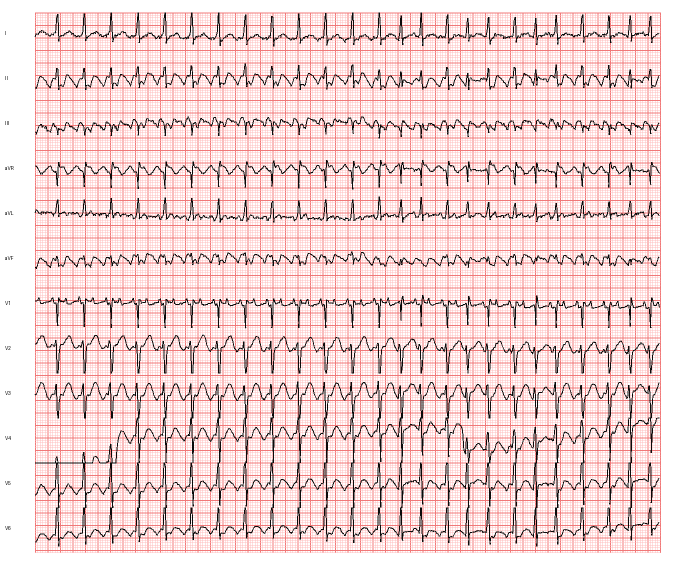
#> input picture app/frontend/examples/paper_ecg_afib.png, 1345 x 1130 px (shown at 1/2 size)
$ python -i augment.py   (imports and definitions only)
#> lines starting #> are read from the running program, lines starting #| are printed output that depends on the picture
"""Make a clean rendered ECG look photographed — for robustness eval and realistic demos.

Real uploads are phone photos of paper: rotated a little, unevenly lit, blurred, and
JPEG-compressed. These transforms approximate that so the digitizer can be evaluated
against something harder than a pristine render (see `scripts/eval_digitization.py`).
They are *not* a substitute for a real-world photo dataset — perspective/skew and heavy
shadows are out of scope for the classical pipeline.
"""

from __future__ import annotations

import io

import numpy as np
from PIL import Image, ImageFilter


def add_noise(image: Image.Image, sigma: float = 8.0, rng=None) -> Image.Image:
    rng = rng or np.random.default_rng()
    arr = np.asarray(image.convert("RGB")).astype(np.float32)
    arr += rng.normal(0, sigma, arr.shape)
    return Image.fromarray(np.clip(arr, 0, 255).astype(np.uint8))


def adjust_brightness(image: Image.Image, factor: float = 0.9) -> Image.Image:
    arr = np.asarray(image.convert("RGB")).astype(np.float32) * factor
    return Image.fromarray(np.clip(arr, 0, 255).astype(np.uint8))


def blur(image: Image.Image, radius: float = 0.8) -> Image.Image:
    return image.filter(ImageFilter.GaussianBlur(radius))


def rotate(image: Image.Image, degrees: float = 1.5) -> Image.Image:
    return image.rotate(degrees, resample=Image.BICUBIC, fillcolor=(255, 255, 255), expand=False)


def jpeg(image: Image.Image, quality: int = 70) -> Image.Image:
    buf = io.BytesIO()
    image.convert("RGB").save(buf, format="JPEG", quality=quality)
    buf.seek(0)
    return Image.open(buf)


def photograph(image: Image.Image, level: float = 1.0, rng=None) -> Image.Image:
    """Apply the full stack (blur -> brightness -> noise -> JPEG), scaled by ``level``.

    ``level=0`` returns the image unchanged; ``level=1`` is a moderate phone-photo look.
    ``rotate`` is left out of the default stack because it shifts the plotting rectangle
    the digitizer assumes; apply it separately to test skew tolerance.
    """
    rng = rng or np.random.default_rng()
    if level <= 0:
        return image
    out = blur(image, radius=0.6 * level)
    out = adjust_brightness(out, factor=1.0 - 0.12 * level)
    out = add_noise(out, sigma=8.0 * level, rng=rng)
    return jpeg(out, quality=int(85 - 20 * level))

>>> from PIL import Image
>>> picture = Image.open('../../app/frontend/examples/paper_ecg_afib.png')
#> picture is the input picture: PIL image 1345x1130 RGB; mean R, G, B 237.3, 208, 208
>>> result = photograph(picture)
#> in adjust_brightness, `arr = np.asarray(image.convert("RGB")).astype(np.float32) * factor`:
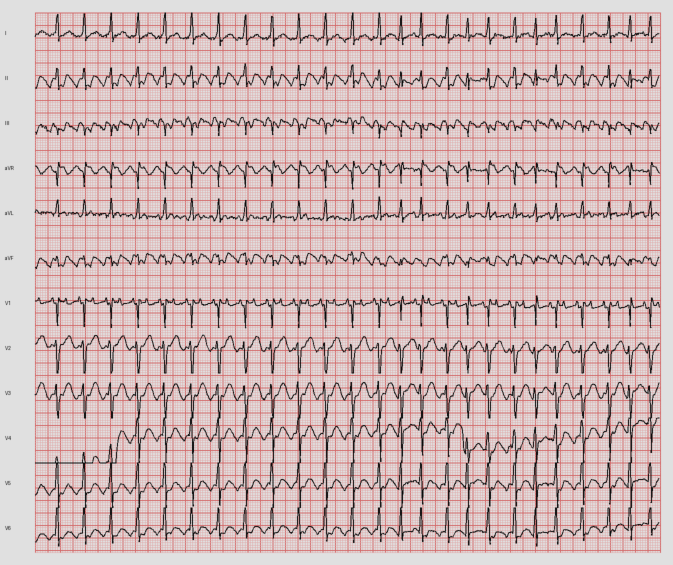
#> arr: shape (1130, 1345, 3) float32 (shown at 1/2 size); mean R, G, B 208.7, 183.3, 183.3
